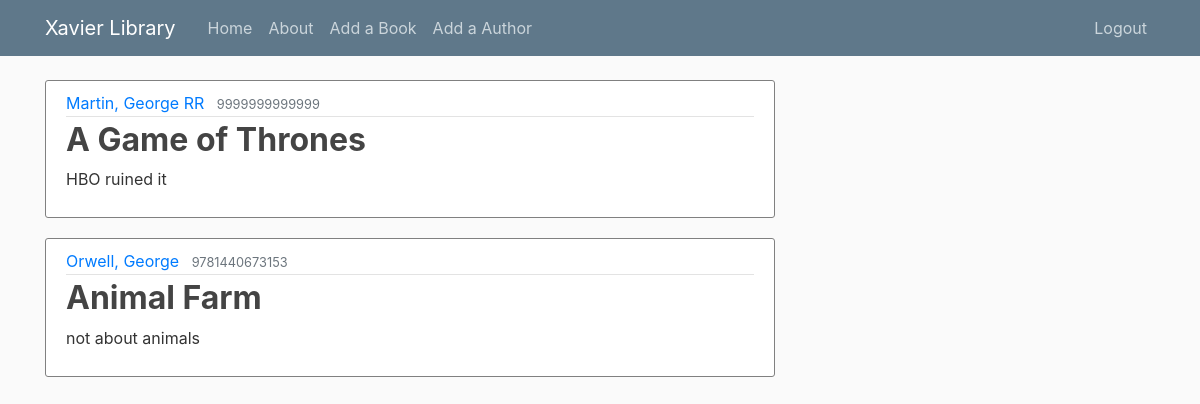
/ (signed in), run on the app's committed database.
### library/models.py (models this page shows, shortened)
class Book(models.Model):
    title = models.CharField(max_length=200)
    author = models.ForeignKey('Author', on_delete=models.SET_NULL, null=True)
    summary = models.TextField(max_length=1000, help_text="Enter a brief description of the book")
    isbn = models.CharField('ISBN', max_length=13,
                            help_text='13 Character <a href="https://www.isbn-international.org/content/what-isbn'
                                      '">ISBN number</a>')
    genre = models.ManyToManyField(Genre, help_text="Select a genre for this book")
    language = models.ForeignKey('Language', on_delete=models.SET_NULL, null=True)
    call = models.CharField('Call Number', max_length=3, help_text="Enter a 3 digit call number", null=True)
    year = models.CharField('Year of Publication', max_length=4, help_text="Enter the year of publication", null=False)
    def display_genre(self):
        """Creates a string for the Genre. This is required to display genre in Admin."""
        return ', '.join([genre.name for genre in self.genre.all()[:3]])
    display_genre.short_description = 'Genre'

class Author(models.Model):
    first_name = models.CharField(max_length=100)
    last_name = models.CharField(max_length=100)
    date_of_birth = models.DateField(null=True, blank=True)
    date_of_death = models.DateField('died', null=True, blank=True)
    class Meta:
        ordering = ['last_name', 'first_name']
    def __str__(self):
        return '{0}, {1}'.format(self.last_name, self.first_name)

### library/views.py (the view)
# urls.py: path('', BookListView.as_view(), name='library-home'), #path('', views.home, name='library-home'),
class BookListView(ListView):
	model = Book
	template_name = 'library/home.html'
	context_object_name = 'books'

### library/templates/library/home.html
{% extends "library/base.html" %}
{% block content%}
	{% for book in books %}
		<article class="media content-section">
		  <div class="media-body">
		    <div class="article-metadata">
		      <a class="mr-2" href="{% url 'author-detail' book.author.id %}">{{ book.author }}</a>
		      <small class="text-muted">{{ book.isbn }}</small>
		    </div>
		    <h2><a class="article-title" href="{% url 'book-detail' book.id %}">{{ book.title }}</a></h2>
		    <p class="article-content">{{ book.summary }}</p>
		  </div>
		</article>
	{% endfor %}
{% endblock content %}

### library/static/library/main.css (style rules this page uses)
body { background: #fafafa; color: #333333; margin-top: 5rem; }
h1, h2, h3, h4, h5, h6 { color: #444444; }
.content-section { background: #ffffff; padding: 10px 20px; border: 1px solid gray; border-radius: 3px; margin-bottom: 20px; }
.article-title { color: #444444; font-weight: bold; }
.article-content { white-space: pre-line; }
.article-metadata { padding-bottom: 1px; margin-bottom: 4px; border-bottom: 1px solid #e3e3e3 }

### data on the page
Book: author "Martin, George RR", isbn "9999999999999", title "A Game of Thrones", summary "HBO ruined it"
Book: author "Orwell, George", isbn "9781440673153", title "Animal Farm", summary "not about animals"
